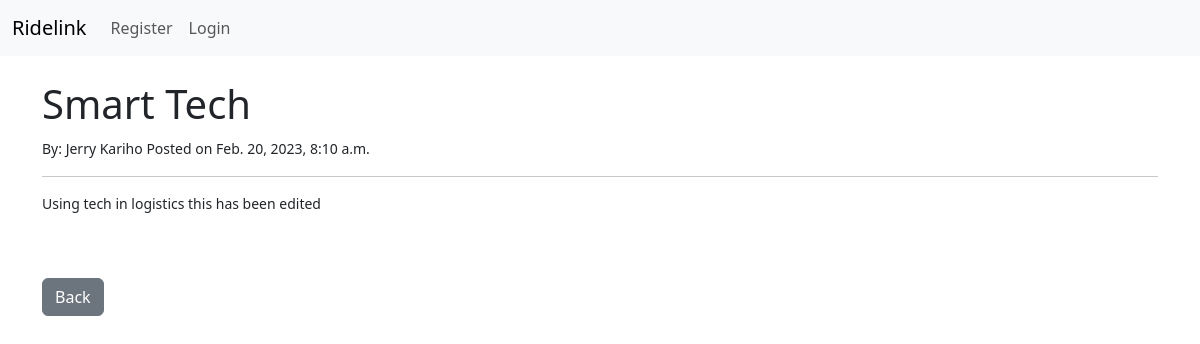
The page /article/7 on the database as committed earlier.
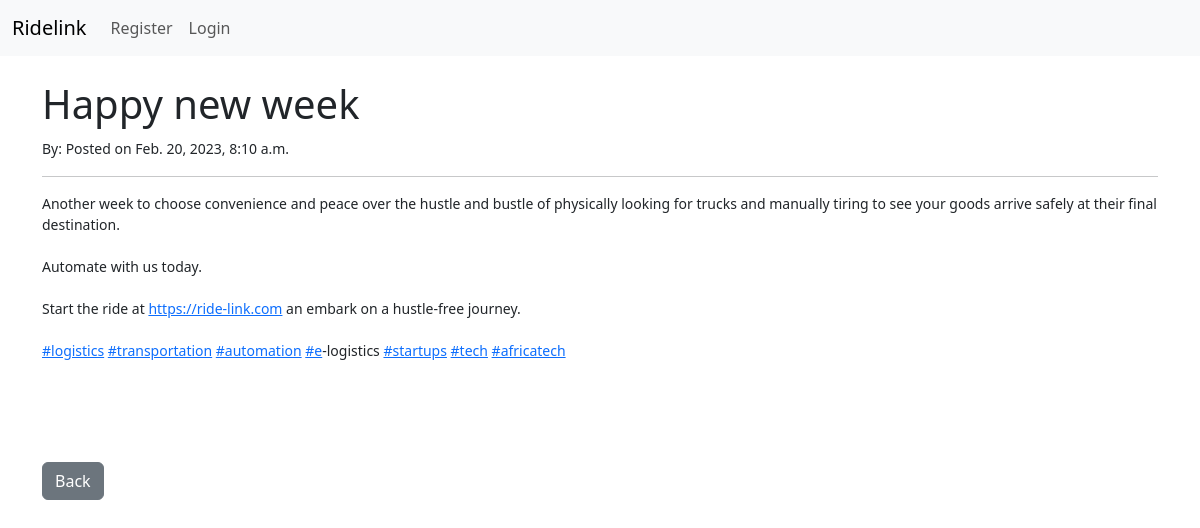
The same page on the database as committed later.
### blog/models.py (models this page shows, shortened)
class Post(models.Model):
    author = models.ForeignKey(User, on_delete=models.SET_NULL, null=True)
    title = models.CharField(max_length=200)
    header_image = models.ImageField(null=True, blank=True, upload_to="images")
    title_tag = models.CharField(max_length=200, default='Ridelink Series')
    content = RichTextField(blank=True, null=True)
    date_posted = models.DateTimeField(auto_now_add = True)
    class Meta :
        ordering = ['-date_posted']

### blog/views.py (the view)
# urls.py: path('article/<int:pk>',ArticleDetialView.as_view(), name ='article-detail'),
class ArticleDetialView(DetailView):
    model = Post
    template_name = 'blog/article_details.html'

### blog/templates/blog/article_details.html (shortened to what this page needs)
{% extends 'blog/base.html' %}
{% block content %}
    <h1>{{post.title}}</h1>
    <small>By: {{post.author.first_name}} {{post.author.last_name}}  Posted on {{post.date_posted}}
    <hr>
    <p>{{post.content|safe}}</p>
    <br><br>
    <a href="{% url 'home' %}" class="btn btn-secondary">Back</a>
{% endblock content %}

Rows that differ between the two databases and show on the page:
changed Post: title "Smart Tech" → "Happy new week"; content "Using tech in logistics this has been edited" → "Another week to choose convenience and peace over the hustle and bustle of physically looking for trucks and manually tiring to see your goods arrive safely at their final destination. Automate with us today. Start the ride at https://ride-link.com an embark on a hustle-free journey. #logistics #transportation #automation #e -logistics #startups #tech #africatech"; author.first_name "Jerry" → (not shown); author.last_name "Kariho" → (not shown)
